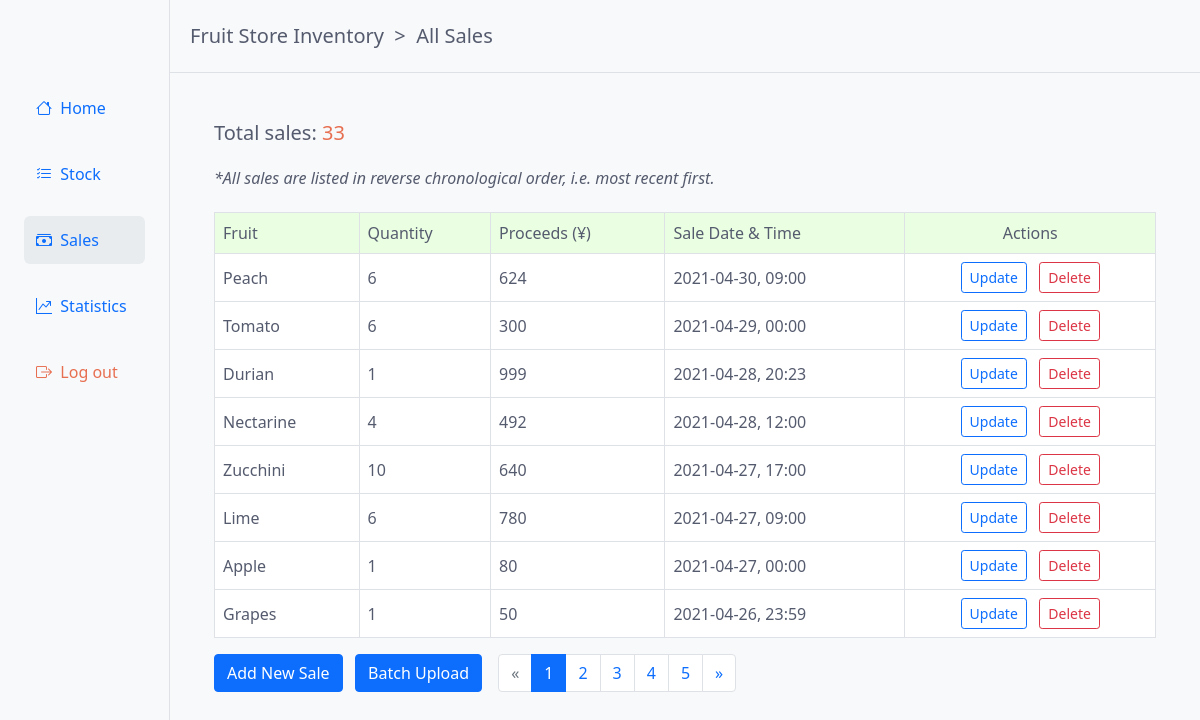
The page /sales/list/ (signed in) on the database its author committed.
### sales/models.py (models this page shows, shortened)
class Sale(models.Model):
    fruit = models.ForeignKey(
        Fruit,
        related_name="sales",
        on_delete=models.SET_NULL,
        null=True,
    )
    fruit_name = models.CharField(max_length=100)
    quantity = models.PositiveIntegerField(
        default=0,
        validators=[MinValueValidator(0), MaxValueValidator(999999999999)],
    )
    fruit_price_when_sold = models.PositiveIntegerField(blank=True, null=True)
    proceeds = models.PositiveIntegerField(blank=True, null=True)
    sold_on = models.DateTimeField(validators=[reject_future_date_time])
    class Meta:
        verbose_name = "sale"
        verbose_name_plural = "sales"

### sales/views.py (the view)
# urls.py: path("list/", sale_list, name="sale_list"),
@login_required
def sale_list(request):
    sales = Sale.objects.order_by("-sold_on")
    total_sales = sales.count()
    page = request.GET.get("page", 1)
    paginator = Paginator(sales, 8)
    try:
        sales = paginator.page(page)
    except PageNotAnInteger:
        sales = paginator.page(1)
    except EmptyPage:
        sales = paginator.page(paginator.num_pages)
    return render(
        request,
        "sales/sale_list.html",
        {"total_sales": total_sales, "sales": sales},
    )

### templates/sales/sale_list.html (shortened to what this page needs)
{% extends 'base.html' %}
{% load humanize %}
{% block page-trail %}&nbsp;&nbsp;>&nbsp;&nbsp;All Sales{% endblock page-trail %}
{% block content %}
    <div class="row my-5 mx-3">
        <div class="col mx-3">
            {% if sales %}
                <div class="mb-4">
                    <h5>Total sales: <span class="total-figure">{{ total_sales|intcomma }}</span></h5>
                </div>
                <h6 class="mb-4"><i>*All sales are listed in reverse chronological order, i.e. most recent first.</i></h6>
                <div class="table-responsive">
                    <table class="table table-bordered">
                        <thead class="table-header-bg-2">
                            <tr>
                                <th scope="col">Fruit</th>
                                <th scope="col">Quantity</th>
                                <th scope="col">Proceeds (¥)</th>
                                <th scope="col">Sale Date & Time</th>
                                <th scope="col" class="col-center-align">Actions</th>
                            </tr>
                        </thead>
                        <tbody class="table-body-bg">
                            {% for sale in sales %}
                                <tr>
                                    <td>{{ sale.fruit_name|capfirst }}</td>
                                    <td>{{ sale.quantity|intcomma }}</td>
                                    <td>{{ sale.proceeds|intcomma }}</td>
                                    <td>{{ sale.sold_on|date:"Y-m-d" }}, {{ sale.sold_on|time:"H:i" }}</td>
                                    <td class="col-center-align">
                                        <a href="{% url 'sale_update' sale.pk %}"  class="btn btn-outline-primary btn-sm mr-2" role="button">Update</a>
                                        <form action="{% url 'sale_delete' sale.pk %}" method="POST" style="display:inline">
                                            <button type="submit" class="btn btn-outline-danger btn-sm">Delete</button>
                                        </form>
                                    </td>
                                </tr>
                            {% endfor %}
                        </tbody>
                    </table>
                </div>
                <div class="table-footer-buttons">
                    <a href="{% url 'sale_create' %}" class="btn btn-primary mr-2" role="button">Add New Sale</a>
                    <a href="{% url 'sale_upload' %}" class="btn btn-primary" role="button">Batch Upload</a>
                </div>
                {% if sales.has_other_pages %}
                    <div class="pagination-block mx-3">
                        <ul class="pagination">
                            {% if sales.has_previous %}
                                <li class="page-item"><a class="page-link" href="?page={{ sales.previous_page_number }}">&laquo;</a></li>
                            {% else %}
                                <li class="page-item disabled"><a class="page-link" href="#" >&laquo;</a></li>
                            {% endif %}
                            {% for i in sales.paginator.page_range %}
                                {% if sales.number == i %}
                                    <li class="page-item active"><a class="page-link" href="#">{{ i }}</a></li>
                                {% else %}
                                    <li class="page-item"><a class="page-link" href="?page={{ i }}">{{ i }}</a></li>
                                {% endif %}
                            {% endfor %}
                            {% if sales.has_next %}
                                <li class="page-item"><a class="page-link" href="?page={{ sales.next_page_number }}">&raquo;</a></li>
                            {% else %}
                                <li class="page-item disabled"><a class="page-link" href="#" >&raquo;</a></li>
                            {% endif %}
                        </ul>
                    </div>
                {% endif %}
            {% else %}
                <p>No sales information has been added. To do so, please use one of the buttons below.</p>
                <a href="{% url 'sale_create' %}" class="btn btn-primary mt-3 mr-2" role="button">Add New Sale</a>
                &nbsp;
                <a href="{% url 'sale_upload' %}" class="btn btn-primary mt-3" role="button">Batch Upload</a>
            {% endif %}
        </div>
    </div>
{% endblock %}

### static/css/base.css (style rules this page uses)
body { background-color: #f8f9fa; min-width: 700px; }
body, h5, h6, th, a { font-weight: 300; }
a:link { text-decoration: none; }
h5, h6, p, li, a, th, td { color: #555b6e; }
td { vertical-align: middle; }
.table-header-bg-2 { background-color:#eaffe1; }
.table-body-bg { background-color: #fff; }
.col-center-align { text-align: center; }
.total-figure { color: #e76f51; }
.pagination-block, .table-footer-buttons { float: left; }

### rows shown on the page
Sale: fruit_name "Peach", quantity "6", proceeds "624", sold_on "2021-04-30", sold_on "09:00"
Sale: fruit_name "Tomato", quantity "6", proceeds "300", sold_on "2021-04-29", sold_on "00:00"
Sale: fruit_name "Durian", quantity "1", proceeds "999", sold_on "2021-04-28", sold_on "20:23"
Sale: fruit_name "Nectarine", quantity "4", proceeds "492", sold_on "2021-04-28", sold_on "12:00"
Sale: fruit_name "Zucchini", quantity "10", proceeds "640", sold_on "2021-04-27", sold_on "17:00"
Sale: fruit_name "Lime", quantity "6", proceeds "780", sold_on "2021-04-27", sold_on "09:00"
Sale: fruit_name "Apple", quantity "1", proceeds "80", sold_on "2021-04-27", sold_on "00:00"
Sale: fruit_name "Grapes", quantity "1", proceeds "50", sold_on "2021-04-26", sold_on "23:59"

### other values the page prints
{{ total_sales|intcomma }} "33"
{{ i }} "1"
{{ i }} "2" "3" "4" "5"
